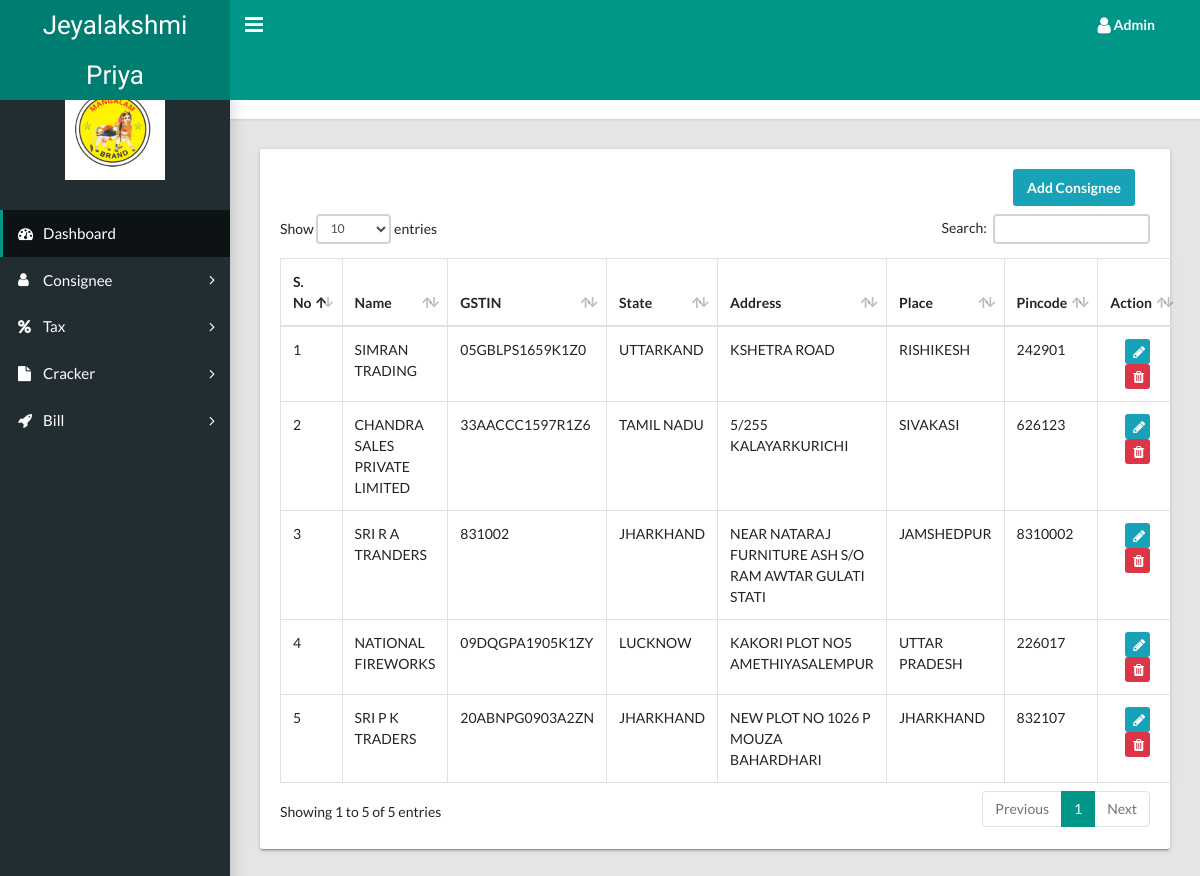
The app's page /view-consignee.php with its own data.
### tables this page shows
CREATE TABLE `consignee` (
  `id` int(11) NOT NULL,
  `name` varchar(250) NOT NULL,
  `gstin` varchar(25) NOT NULL,
  `state` varchar(100) NOT NULL,
  `address1` longtext NOT NULL,
  `address2` longtext NOT NULL,
  `place` varchar(250) NOT NULL,
  `pincode` varchar(50) NOT NULL
);

### view-consignee.php (the view, shortened to what this page needs)
<?php include("connection.php"); ?>
<!DOCTYPE html>
<html lang="en">
  <head>
    <link rel="stylesheet" type="text/css" href="css/main.css">
    <link rel="stylesheet" type="text/css" href="externallink/font-awesome.min.css">
 </head>
  <body class="app sidebar-mini rtl">
    <?php include('header.php'); ?>
    <?php include('sidebar.php') ?>
  <main class="app-content">
      <div class="app-title">
        <div>
          <h1><i class="fa fa-th-list"></i> View Category</h1>
        </div>
        <ul class="app-breadcrumb breadcrumb side">
          <li class="breadcrumb-item"><i class="fa fa-home fa-lg"></i></li>
          <li class="breadcrumb-item">View</li>
          <li class="breadcrumb-item active"><a href="#">Category</a></li>
        </ul>
      </div>
      <div class="row">
        <div class="col-md-12">
          <div class="tile">
            <div class="tile-body">
            <div class="row col-md-12  p-0 m-0">
                <div class="col-md-12 text-right">
                <a href="add-consignee.php" class="btn btn-info mb-2">Add Consignee</a>
                </div>
              </div>
              <table class="table table-hover table-bordered" id="sampleTable">
                <thead>
                  <tr>
                    <th>S. No</th>
                    <th>Name</th>
                    <th>GSTIN</th>
                    <th>State</th>
                    <th>Address</th>
                    <th>Place</th>
                    <th>Pincode</th>
                    <th>Action</th>
                   </tr>
                </thead>
                <tbody>
                <?php
                  $sql = "select * from  consignee";
                  $exesql = mysqli_query($con,$sql);
                  $sno = 0;
                  while($valsql = mysqli_fetch_assoc($exesql)) {
                    $sno++;
                ?>
                  <tr>
                    <td><?=$sno?></td>
                    <td><?=$valsql['name']?></td>
                    <td><?=$valsql['gstin']?></td>
                    <td><?=$valsql['state']?></td>
                    <td><?=$valsql['address1']." ".$valsql['address2']?></td>
                    <td><?=$valsql['place']?></td>
                    <td><?=$valsql['pincode']?></td>
                    <td>
                      <div class="row col-md-12">
                      <div class="col-6 text-left">
                      <a class="btn btn-info btn-sm edit" href="add-consignee.php?id=<?=$valsql['id']?>">
                          <i class="fa fa-pencil delete"></i></a>
                          </div>
                          <div class="col-6">
                               <form method="post">
                         <button class="btn btn-danger btn-sm edit" type='submit' name='deleteConsignee' href="">
                          <i class="fa fa-trash delete"></i></button>
                          </form>
                          </div>
                        </div>
                    </td>
                  </tr>
           <?php } ?>
                </tbody>
              </table>
            </div>
          </div>
        </div>
      </div>
    </main>
  </body>
</html>

### view-consignee.php (style rules this page uses)
.edit { width: 25px; height: 25px; }
.delete { position: relative; top: -3px; left: -2px; }

### records on screen
consignee: name "SIMRAN TRADING", gstin "05GBLPS1659K1Z0", state "UTTARKAND", address1 "KSHETRA ROAD", place "RISHIKESH", pincode "242901"
consignee: name "CHANDRA SALES PRIVATE LIMITED", gstin "33AACCC1597R1Z6", state "TAMIL NADU", address1 "5/255 KALAYARKURICHI", place "SIVAKASI", pincode "626123"
consignee: name "SRI R A TRANDERS", gstin "831002", state "JHARKHAND", address1 "NEAR NATARAJ FURNITURE ASH", address2 "S/O RAM AWTAR GULATI STATI", place "JAMSHEDPUR", pincode "8310002"
consignee: name "NATIONAL FIREWORKS", gstin "09DQGPA1905K1ZY", state "LUCKNOW", address1 "KAKORI PLOT NO5", address2 "AMETHIYASALEMPUR", place "UTTAR PRADESH", pincode "226017"
consignee: name "SRI P K TRADERS", gstin "20ABNPG0903A2ZN", state "JHARKHAND", address1 "NEW PLOT NO 1026 P", address2 "MOUZA BAHARDHARI", place "JHARKHAND", pincode "832107"
